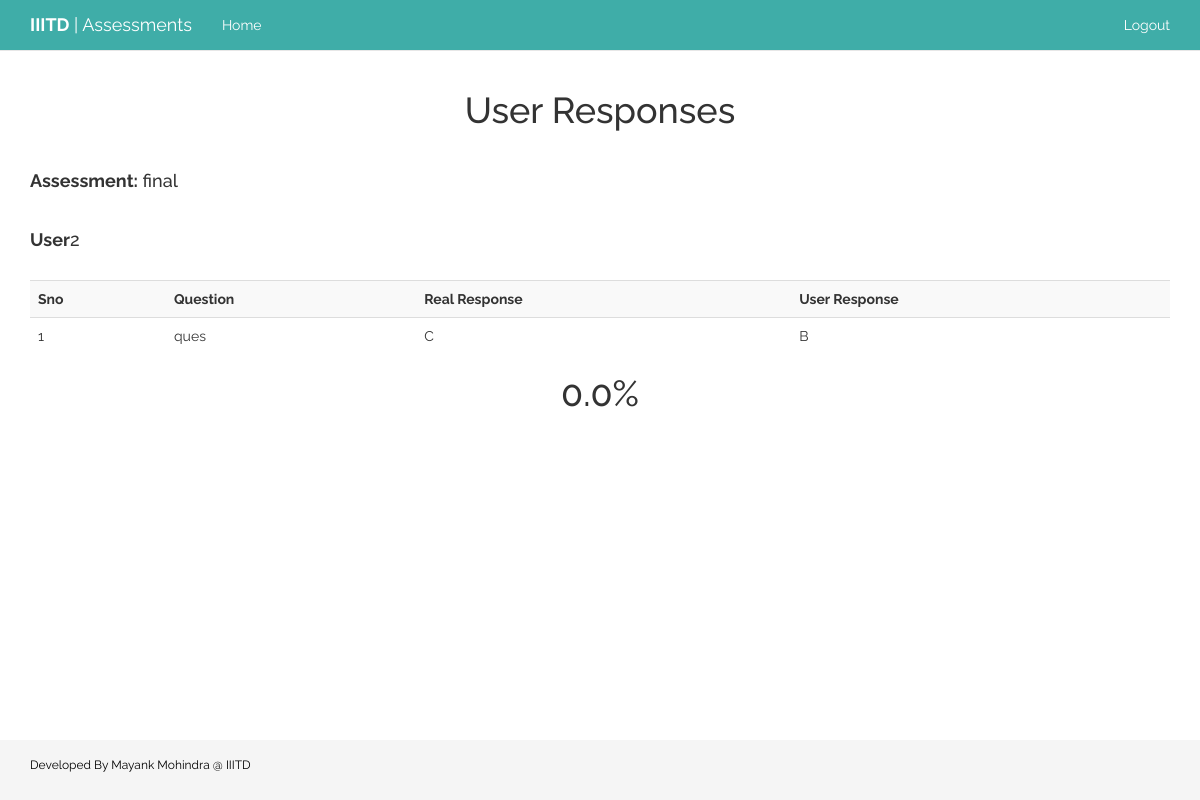
/evaluation/2/2/ (signed in), run on an earlier commit of the app's database.
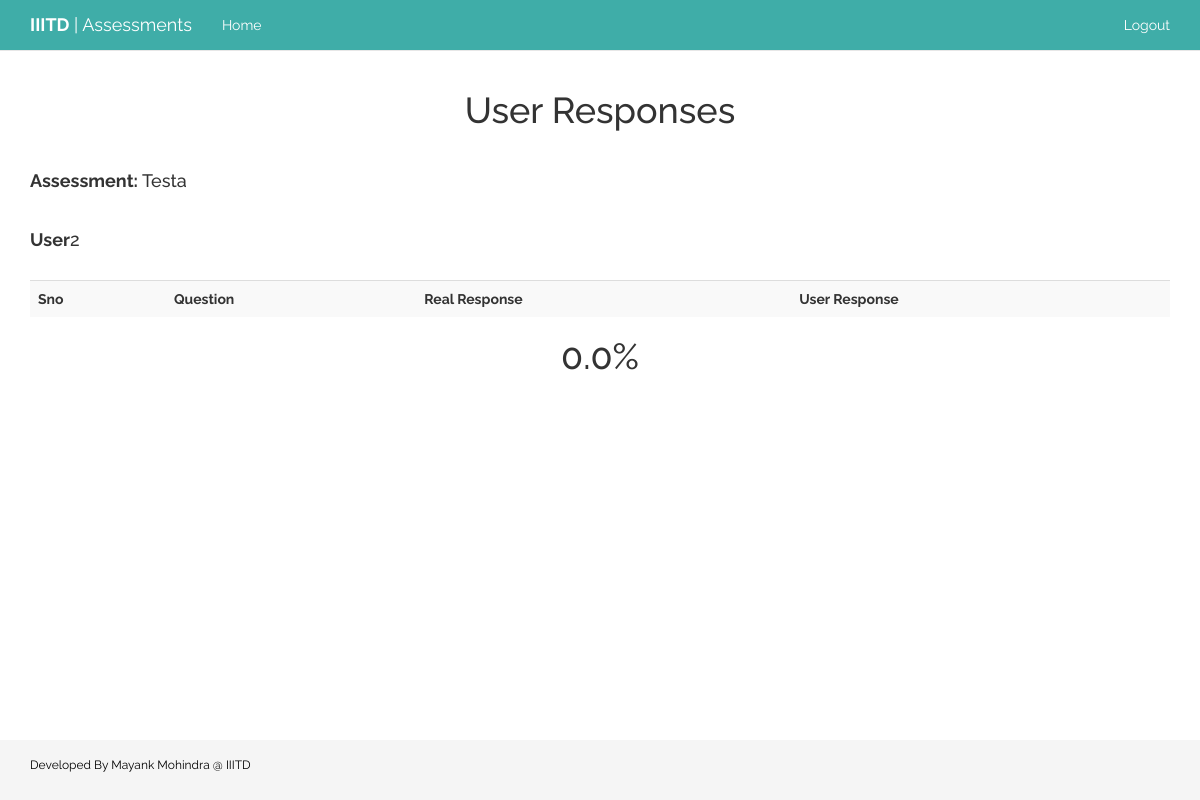
And on a later commit of the database.
### quiz/models.py (models this page shows, shortened)
class Assessment(models.Model):
	name=models.CharField(max_length=250, blank=False)
	date=models.DateTimeField(blank=False)
	max_marks=models.IntegerField(null=False)
	no_of_questions=models.IntegerField(null=False)
	duration=models.IntegerField(null=False)
	description=models.CharField(max_length=2000, blank=True)

class Response(models.Model):
	user=models.ForeignKey(User, on_delete=models.CASCADE)
	assessment=models.ForeignKey(Assessment, on_delete=models.CASCADE)
	question=models.ForeignKey(Question, on_delete=models.CASCADE)
	response=models.CharField(max_length=2)

class Question(models.Model):
	assessment=models.ForeignKey(Assessment, on_delete=models.CASCADE)
	question=models.CharField(max_length=1000)
	option_a=models.CharField(max_length=250)
	option_b=models.CharField(max_length=250)
	option_c=models.CharField(max_length=250)
	option_d=models.CharField(max_length=250)
	question_image=models.CharField(default=None, max_length=250,blank=True, null=True)
	option_a_image=models.CharField(default=None, max_length=250,blank=True, null=True)
	option_b_image=models.CharField(default=None, max_length=250,blank=True, null=True)
	option_c_image=models.CharField(default=None, max_length=250,blank=True, null=True)
	option_d_image=models.CharField(default=None, max_length=250,blank=True, null=True)
	solution=models.CharField(max_length=2)
	def __str__(self):
		return self.question

### quiz/views.py (the view)
# urls.py: url(r'^evaluation/(?P<assessment_no>\d+)/(?P<user_no>\d+)/$',views.assessment_evaluate_user, name='assessment_evaluate_user'),
@staff_member_required
def assessment_evaluate_user(request, assessment_no, user_no):
	assessment=get_object_or_404(Assessment, pk=assessment_no)
	user=get_object_or_404(User, pk=user_no)
	questions=assessment.question_set.all()
	responses=Response.objects.filter(assessment=assessment, user=user)
	count=0
	for response in responses:
		if(response.question.solution==response.response):
			count+=1
	percent=float(count)/len(questions)*100
	context={
		'assessment':assessment,
		'user': user,
		'responses':responses,
		'percent':percent,
	}
	return render(request,'quiz/assessment_evaluate_user.html', context)

### quiz/templates/quiz/assessment_evaluate_user.html (shortened to what this page needs)
{% extends 'quiz/base.html' %}
{% load staticfiles %}
{% block body %}
<div class="container">
	<center><h1>User Responses</h1></center>
	<br>
	<h4><b>Assessment:</b> {{assessment.name}}</h4>
	<br>
	<h4><b>User</b>{{user.pk}}</h4>
	<br>
	<table class="table table-striped">
		<tr>
			<th>Sno</th>
			<th>Question</th>
			<th>Real Response</th>
			<th>User Response</th>
		</tr>
		{% for response in responses %}
		<tr>
			<td>{{ forloop.counter }}</td>
			<td>{{response.question}}</td>
			<td>{{response.question.solution}}</td>
			<td>{{response.response}}</td>
		</tr>
		{% endfor %}
	</table>
	<center><h1>
		{{percent}}%
	</h1></center>
</div>
{% endblock %}

What changed in the data, as far as the page shows it:
removed Response: question "ques", question.solution "C", response "B"
changed Assessment: name "final" → "Testa"
